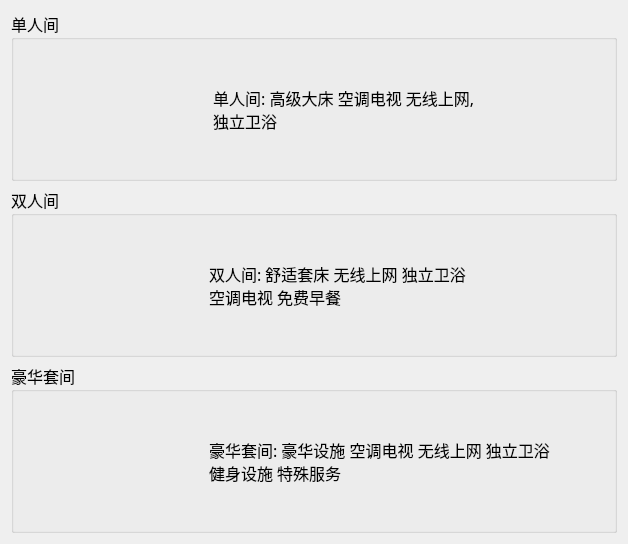
<?xml version="1.0" encoding="UTF-8"?>
<ui version="4.0">
 <class>RommInfo</class>
 <widget class="QWidget" name="RommInfo">
  <property name="geometry">
   <rect>
    <x>0</x>
    <y>0</y>
    <width>628</width>
    <height>506</height>
   </rect>
  </property>
  <property name="windowTitle">
   <string>Form</string>
  </property>
  <layout class="QVBoxLayout" name="verticalLayout_4">
   <item>
    <layout class="QVBoxLayout" name="verticalLayout_3">
     <item>
      <widget class="QGroupBox" name="groupBox_3">
       <property name="font">
        <font>
         <family>楷体</family>
         <pointsize>12</pointsize>
        </font>
       </property>
       <property name="title">
        <string>单人间</string>
       </property>
       <layout class="QVBoxLayout" name="verticalLayout">
        <item>
         <layout class="QHBoxLayout" name="horizontalLayout">
          <item>
           <widget class="QLabel" name="label_4">
            <property name="sizePolicy">
             <sizepolicy hsizetype="Expanding" vsizetype="Preferred">
              <horstretch>0</horstretch>
              <verstretch>0</verstretch>
             </sizepolicy>
            </property>
            <property name="minimumSize">
             <size>
              <width>180</width>
              <height>120</height>
             </size>
            </property>
            <property name="maximumSize">
             <size>
              <width>180</width>
              <height>120</height>
             </size>
            </property>
            <property name="styleSheet">
             <string notr="true">border-image: url(:/image/room/single room.jpg);</string>
            </property>
            <property name="text">
             <string/>
            </property>
           </widget>
          </item>
          <item>
           <widget class="QLabel" name="label">
            <property name="font">
             <font>
              <family>楷体</family>
              <pointsize>12</pointsize>
              <weight>50</weight>
              <bold>false</bold>
             </font>
            </property>
            <property name="text">
             <string> 单人间: 高级大床 空调电视 无线上网,
 独立卫浴</string>
            </property>
           </widget>
          </item>
          <item>
           <spacer name="horizontalSpacer">
            <property name="orientation">
             <enum>Qt::Horizontal</enum>
            </property>
            <property name="sizeHint" stdset="0">
             <size>
              <width>48</width>
              <height>28</height>
             </size>
            </property>
           </spacer>
          </item>
         </layout>
        </item>
       </layout>
      </widget>
     </item>
     <item>
      <widget class="QGroupBox" name="groupBox">
       <property name="font">
        <font>
         <family>楷体</family>
         <pointsize>12</pointsize>
        </font>
       </property>
       <property name="title">
        <string>双人间</string>
       </property>
       <layout class="QHBoxLayout" name="horizontalLayout_3">
        <item>
         <layout class="QHBoxLayout" name="horizontalLayout_2">
          <item>
           <widget class="QLabel" name="label_5">
            <property name="sizePolicy">
             <sizepolicy hsizetype="Expanding" vsizetype="Preferred">
              <horstretch>0</horstretch>
              <verstretch>0</verstretch>
             </sizepolicy>
            </property>
            <property name="minimumSize">
             <size>
              <width>180</width>
              <height>120</height>
             </size>
            </property>
            <property name="maximumSize">
             <size>
              <width>180</width>
              <height>120</height>
             </size>
            </property>
            <property name="styleSheet">
             <string notr="true">border-image: url(:/image/room/double room.jpg);</string>
            </property>
            <property name="text">
             <string/>
            </property>
           </widget>
          </item>
          <item>
           <widget class="QLabel" name="label_2">
            <property name="font">
             <font>
              <family>楷体</family>
              <pointsize>12</pointsize>
              <weight>50</weight>
              <bold>false</bold>
             </font>
            </property>
            <property name="text">
             <string>双人间: 舒适套床 无线上网 独立卫浴 
空调电视 免费早餐</string>
            </property>
           </widget>
          </item>
          <item>
           <spacer name="horizontalSpacer_2">
            <property name="orientation">
             <enum>Qt::Horizontal</enum>
            </property>
            <property name="sizeHint" stdset="0">
             <size>
              <width>40</width>
              <height>20</height>
             </size>
            </property>
           </spacer>
          </item>
         </layout>
        </item>
       </layout>
      </widget>
     </item>
     <item>
      <widget class="QGroupBox" name="groupBox_2">
       <property name="font">
        <font>
         <family>楷体</family>
         <pointsize>12</pointsize>
        </font>
       </property>
       <property name="title">
        <string>豪华套间</string>
       </property>
       <layout class="QVBoxLayout" name="verticalLayout_2">
        <item>
         <layout class="QHBoxLayout" name="horizontalLayout_4">
          <item>
           <widget class="QLabel" name="label_6">
            <property name="sizePolicy">
             <sizepolicy hsizetype="Expanding" vsizetype="Preferred">
              <horstretch>0</horstretch>
              <verstretch>0</verstretch>
             </sizepolicy>
            </property>
            <property name="minimumSize">
             <size>
              <width>180</width>
              <height>120</height>
             </size>
            </property>
            <property name="maximumSize">
             <size>
              <width>180</width>
              <height>120</height>
             </size>
            </property>
            <property name="styleSheet">
             <string notr="true">border-image: url(:/image/room/Deluxe Suite.jpg);</string>
            </property>
            <property name="text">
             <string/>
            </property>
           </widget>
          </item>
          <item>
           <widget class="QLabel" name="label_3">
            <property name="font">
             <font>
              <family>楷体</family>
              <pointsize>12</pointsize>
              <weight>50</weight>
              <bold>false</bold>
             </font>
            </property>
            <property name="text">
             <string>豪华套间: 豪华设施 空调电视 无线上网 独立卫浴 
健身设施 特殊服务 </string>
            </property>
           </widget>
          </item>
          <item>
           <spacer name="horizontalSpacer_3">
            <property name="orientation">
             <enum>Qt::Horizontal</enum>
            </property>
            <property name="sizeHint" stdset="0">
             <size>
              <width>78</width>
              <height>48</height>
             </size>
            </property>
           </spacer>
          </item>
         </layout>
        </item>
       </layout>
      </widget>
     </item>
    </layout>
   </item>
  </layout>
 </widget>
 <resources/>
 <connections/>
</ui>
